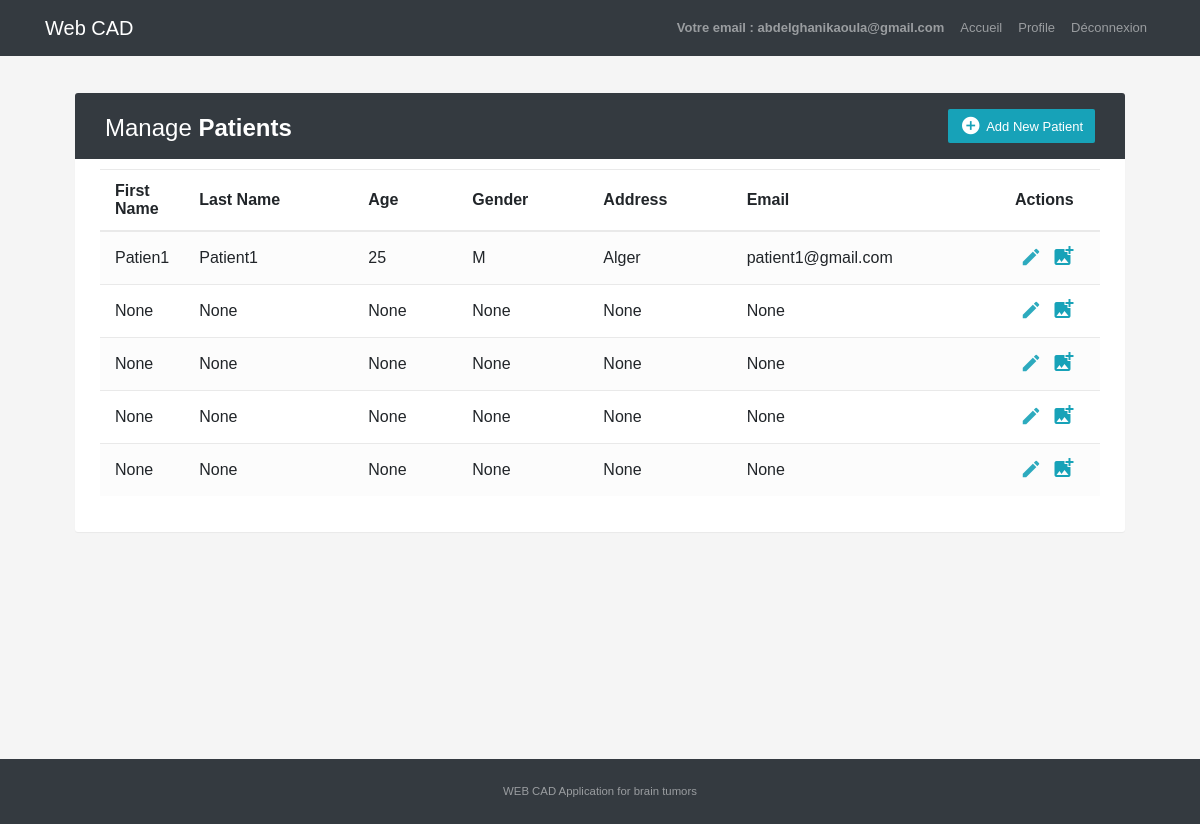
Page /list/patients/ (signed in) on the committed database.
### sprint1/models.py (models this page shows, shortened)
class User(AbstractBaseUser, PermissionsMixin):
    email = models.EmailField(max_length=254, unique=True, error_messages={
                              'unique': "This email has already been registered."})
    name = models.CharField(max_length=254, null=True, blank=True)
    is_staff = models.BooleanField(default=False)
    is_superuser = models.BooleanField(default=False)
    is_active = models.BooleanField(default=True)
    last_login = models.DateTimeField(null=True, blank=True)
    date_joined = models.DateTimeField(auto_now_add=True)
    birth_date = models.DateField(null=True, blank=True)
    is_doctor = models.BooleanField(default=False)
    is_receptionist = models.BooleanField(default=False)
    USERNAME_FIELD = 'email'
    EMAIL_FIELD = 'email'
    REQUIRED_FIELDS = ['birth_date']
    objects = UserManager()

### sprint2/models.py (models this page shows, shortened)
class Patient(models.Model):
    last_name = models.CharField(max_length=50, null=True, blank=True)
    first_name = models.CharField(max_length=50, null=True, blank=True)
    age = models.PositiveIntegerField(null=True, blank=True)
    GENDER_CHOICES = (
        ('M', 'Male'),
        ('F', 'Female'),
    )
    gender = models.CharField(
        max_length=1, choices=GENDER_CHOICES, null=True, blank=True)
    email = models.EmailField(
        max_length=254, unique=True, null=True, blank=True)
    Address = models.CharField(
        max_length=100, default=None, null=True, blank=True)

### sprint2/views.py (the view)
# urls.py: path('list/', include('sprint2.urls')),
@login_required
def list(request):
    patients = Patient.objects.all()
    page = request.GET.get('page', 1)
    paginator = Paginator(patients, 5)
    try:
        patient = paginator.page(page)
    except PageNotAnInteger:
        patient = paginator.page(1)
    except EmptyPage:
        patient = paginator.page(paginator.num_pages)
    return render(request, 'sprint2/list_patients.html', {'patients': patients, 'patient': patient})

### sprint2/templates/sprint2/list_patients.html (shortened to what this page needs)
{% extends "Sprint1/base.html" %}
{% load staticfiles%}
{% load crispy_forms_tags %}
{% block content %}
<link rel="stylesheet" type="text/css" href="{% static 'css/TableCSS.css' %}">
    <div class="container">
        <div class="table-wrapper">
            <div class="table-title">
                <div class="row">
                    <div class="col-sm-6">
						<h2>Manage <b>Patients</b></h2>
					</div>
					<div class="col-sm-6">
						<a href="{% url 'sprint2:addPatient' %}" class="btn btn-info" ><i class="material-icons">&#xE147;</i> <span>Add New Patient</span></a>
					</div>
                </div>
            </div>
            <table class="table table-striped table-hover">
                <thead>
                    <tr>
                        <th>First Name</th>
                        <th>Last Name</th>
                        <th>Age</th>
                        <th>Gender</th>
						<th>Address</th>
                        <th>Email</th>
                        <th>Actions</th>
                    </tr>
                </thead>
                <tbody>
                	{% for p in patient %}
                    <tr>
                        	<td>{{p.first_name}}</td>
                        	<td>{{p.last_name}}</td>
                        	<td>{{p.age}}</td>
                        	<td>{{p.gender}}</td>
                        	<td>{{p.Address}}</td>
                        	<td>{{p.email}}</td>
                        	<td>
                            <a href="{% url 'sprint2:editPatient' p.pk %}" class="edit" ><i class="material-icons" data-toggle="tooltip" title="Edit">&#xE254;</i></a>
                            <a href="{% url 'sprint2:addIRMPatient' p.pk %}" class="edit" ><span class="material-icons">
</span></a>
                        	</td>
                    </tr>
                    {% endfor %}
                </tbody>
            </table>
        </div>
    </div>
{% endblock content %}

### sprint1/templates/sprint1/includes/navbar.html (shortened to what this page needs)
{% load static %}
{% load crispy_forms_tags %}
<nav class="navbar navbar-expand-lg navbar-dark bg-dark fixed-top" role="navigation">
    <div class="container">
      {%if user.is_authenticated%}
        <a class="navbar-brand" href="{% url 'sprint1:UserHomePage' %}">Web CAD</a>
      {% else %}
        <a class="navbar-brand" href="/">Web CAD</a>
      {% endif %}
        {% if user.is_authenticated %}
        <ul class="nav navbar-nav">
                 <li class="nav-item"><strong class="nav-link">Votre email : {{user.email}}</strong></li>
                 <li class="nav-item"><a href="{% url 'sprint1:UserHomePage' %}" class="nav-link">Accueil</a></li>
                 {% if user.is_doctor %}
                <li class="nav-item"><a href="{% url 'sprint1:profileDoc' %}" class="nav-link">Profile</a></li>
                {% else %}
                <li class="nav-item"><a href="{% url 'sprint1:profileR' %}" class="nav-link">Profile</a></li>
                {%endif%}
                <li class="nav-item"><a href="/logout" value ="logout" class="nav-link">Déconnexion</a></li>
            </ul>
        {%else %}
        <ul class="nav navbar-nav">
            <li class="nav-item"><a href = "{% url 'sprint1:login' %}" class = "nav-link"> Login </a></li>
        </ul>
        </div>
        {%endif%}
    </div>
</nav>

### sprint1/static/css/app.css (style rules this page uses)
body { color: #566787; background: #f5f5f5; font-family: 'Varela Round', sans-serif; font-size: 13px; }

### sprint1/static/css/TableCSS.css (style rules this page uses)
.table-wrapper { background: #fff; padding: 20px 25px; margin: 30px 0; border-radius: 3px; box-shadow: 0 1px 1px rgba(0,0,0,.05); }
.table-title { padding-bottom: 15px; background: #343A40; color: #fff; padding: 16px 30px; margin: -20px -25px 10px; border-radius: 3px 3px 0 0; }
.table-title h2 { margin: 5px 0 0; font-size: 24px; }
.table-title .btn { color: #fff; float: right; font-size: 13px; border: none; min-width: 50px; border-radius: 2px; border: none; outline: none !important; margin-left: 10px; }
.table-title .btn i { float: left; font-size: 21px; margin-right: 5px; }
.table-title .btn span { float: left; margin-top: 2px; }
table.table tr th, table.table tr td { border-color: #e9e9e9; padding: 12px 15px; vertical-align: middle; }
table.table tr th:first-child { width: 60px; }
table.table tr th:last-child { width: 100px; }
table.table-striped tbody tr:nth-of-type(odd) { background-color: #fcfcfc; }
table.table td:last-child i { opacity: 0.9; font-size: 22px; margin: 0 5px; }
table.table td a { font-weight: bold; color: #17A2B8; display: inline-block; text-decoration: none; outline: none !important; }
table.table td i { font-size: 19px; }

### rows in the picture
User: email "abdelghanikaoula@gmail.com"
Patient: first_name "Patien1", last_name "Patient1", age "25", gender "M", Address "Alger", email "patient1@gmail.com"
Patient: first_name "None", last_name "None", age "None", gender "None", Address "None", email "None"
Patient: first_name "None", last_name "None", age "None", gender "None", Address "None", email "None"
Patient: first_name "None", last_name "None", age "None", gender "None", Address "None", email "None"
Patient: first_name "None", last_name "None", age "None", gender "None", Address "None", email "None"
